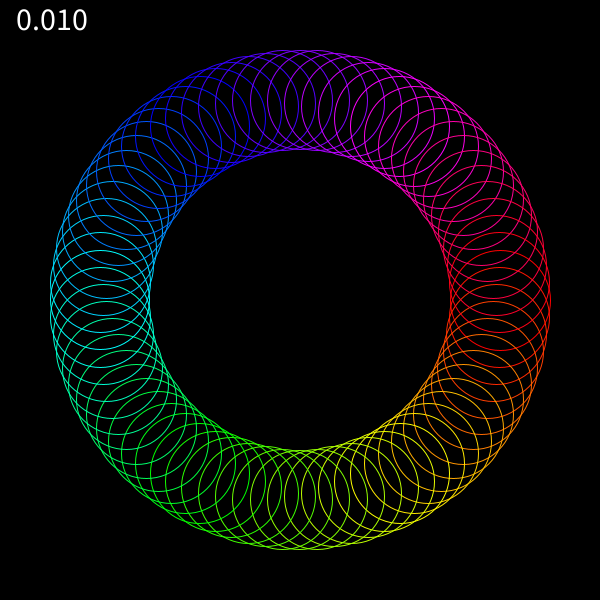
Frame 1 (no input)
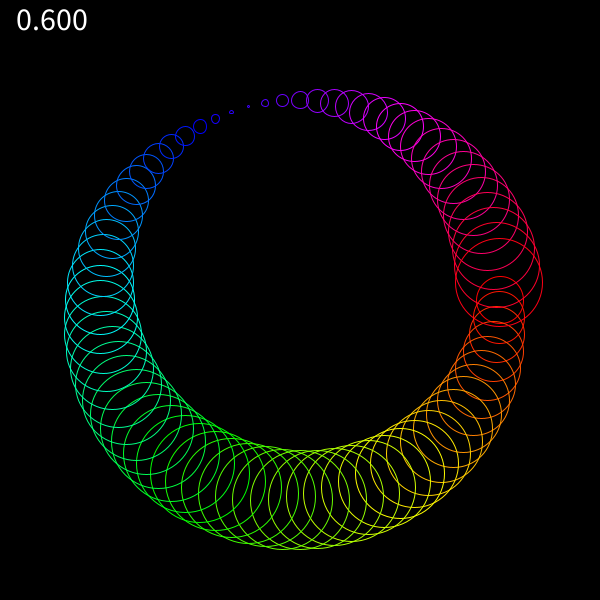
Frame 60 (the mouse pressed at the canvas centre just before this capture)
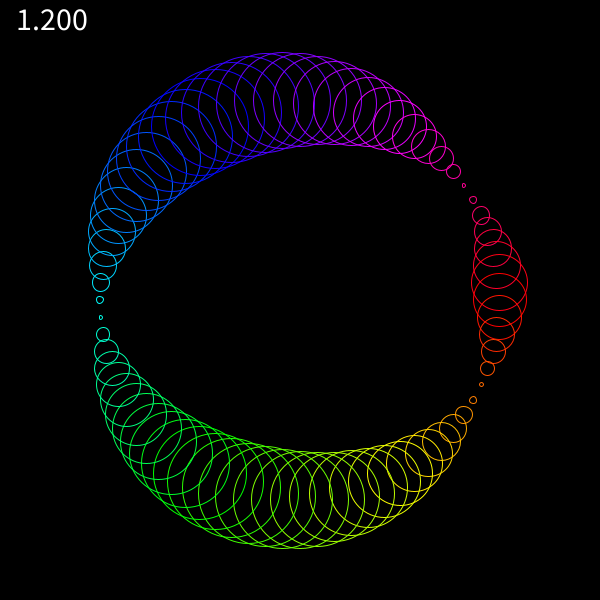
Frame 120 (the mouse held since frame 60 and released just before this capture)

The Processing sketch that drew these frames (run headless with seeded random() and noise(); from frame 60 on, the mouse is pressed at the canvas centre):

// Processing sketch: processing_83510
// ── processing_83510.pde

int time = 0;

void setup(){
  size(600, 600);
  noFill();
  stroke(255);
  colorMode(HSB, 360);
  textSize(32);
}

void draw(){
  background(0);
  text(frameCount * 0.01, 10, 30);
  for(int i = 0; i < 360; i+= 5){
    float x = cos(radians(i)) * 200 + width / 2;
    float y = sin(radians(i)) * 200 + height / 2;
    float w = cos(radians(time + i * frameCount * 0.01)) * 100; // frameCountを使うことで、徐々に変化していく
    w = abs(w);
    stroke(i, 360, 360);
    ellipse(x, y, w, w);
  }
  time += 2;
}
